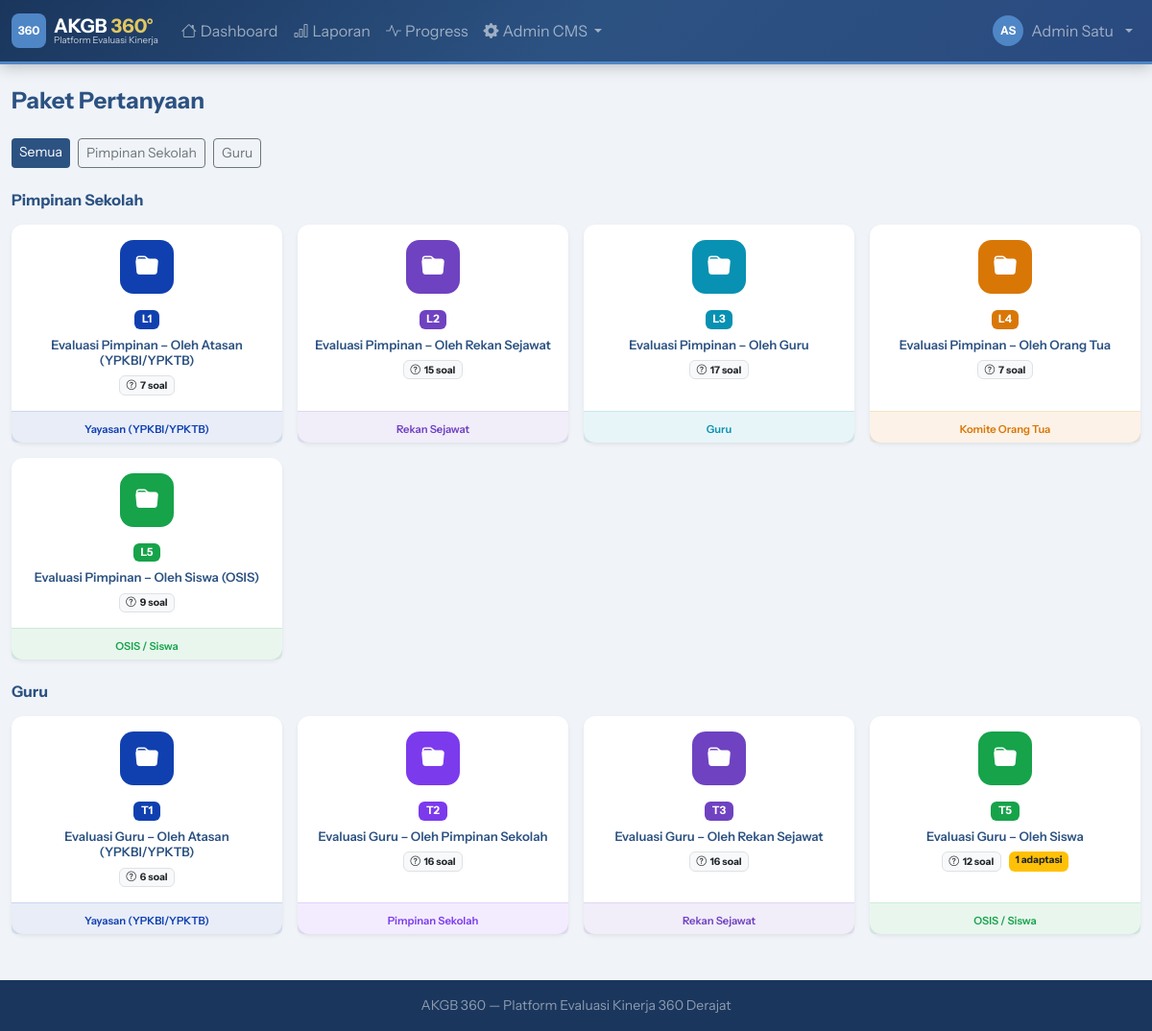
/demo/admin/questions_packages.php (signed in), run on an earlier commit of the app's database.
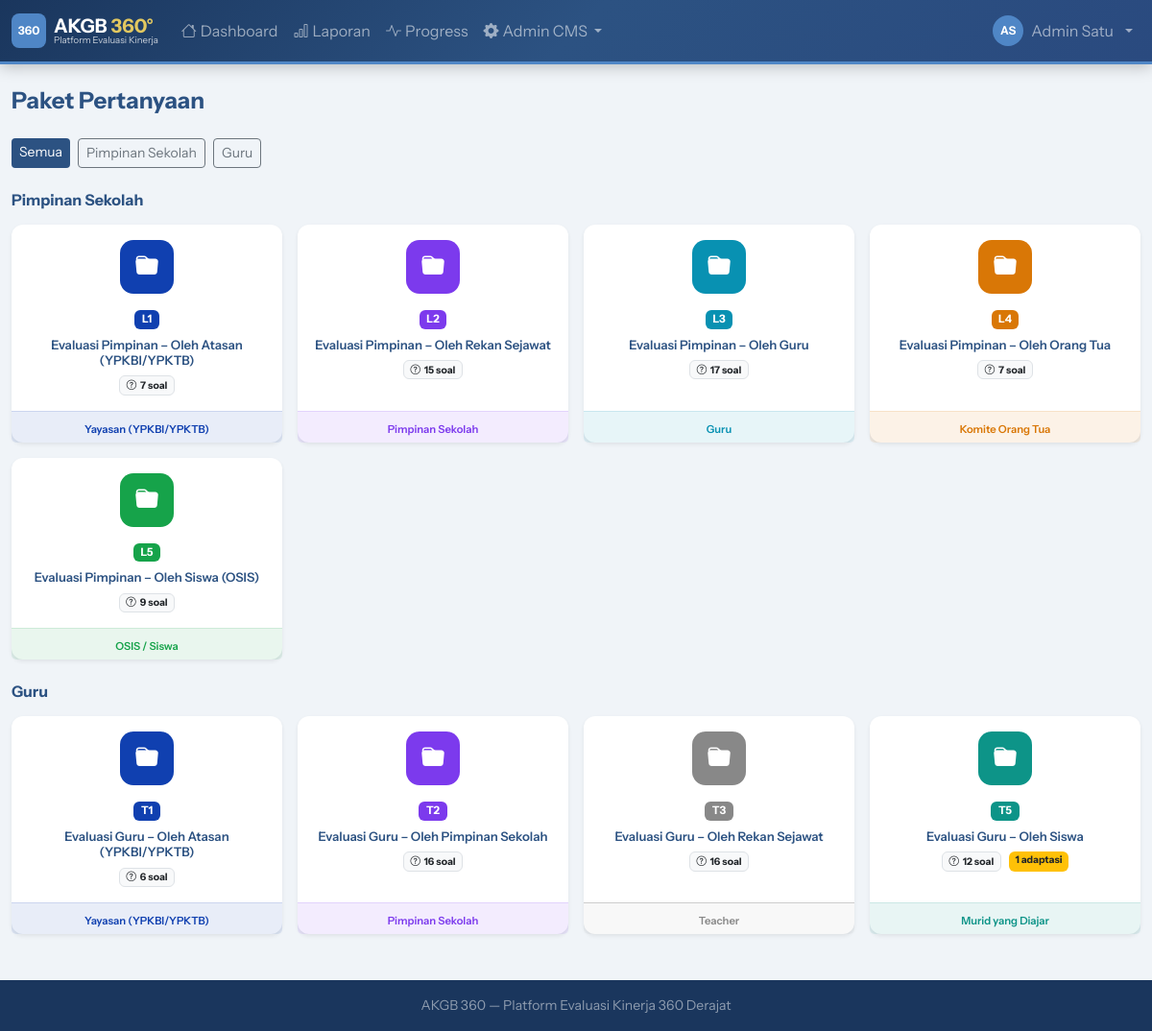
And on a later commit of the database.
### tables this page shows
CREATE TABLE `eval_types` (
  `id` int NOT NULL AUTO_INCREMENT,
  `code` varchar(20) NOT NULL,
  `name` varchar(100) NOT NULL,
  PRIMARY KEY (`id`),
  UNIQUE KEY `code` (`code`)
);

CREATE TABLE `packages` (
  `id` int NOT NULL AUTO_INCREMENT,
  `code` varchar(20) NOT NULL,
  `name` varchar(200) NOT NULL,
  `eval_type_id` int NOT NULL,
  `period_id` int DEFAULT NULL COMMENT 'NULL = template global, ada nilai = terikat periode',
  `respondent_type` varchar(50) NOT NULL,
  `description` text,
  `is_self_reflection` tinyint(1) DEFAULT '0',
  PRIMARY KEY (`id`),
  KEY `eval_type_id` (`eval_type_id`),
  KEY `period_id` (`period_id`),
  CONSTRAINT `packages_ibfk_1` FOREIGN KEY (`eval_type_id`) REFERENCES `eval_types` (`id`),
  CONSTRAINT `packages_ibfk_2` FOREIGN KEY (`period_id`) REFERENCES `eval_periods` (`id`) ON DELETE SET NULL
);

### public_html/demo/includes/db.php (called while the page is built, shortened)
<?php
class Database {
    private static ?PDO $instance = null;
    public static function getInstance(): PDO {
        if (self::$instance === null) {
            $dsn = "mysql:host=" . DB_HOST . ";dbname=" . DB_NAME . ";charset=" . DB_CHARSET;
            $options = [
                PDO::ATTR_ERRMODE            => PDO::ERRMODE_EXCEPTION,
                PDO::ATTR_DEFAULT_FETCH_MODE => PDO::FETCH_ASSOC,
                PDO::ATTR_EMULATE_PREPARES   => false,
            ];
            try {
                self::$instance = new PDO($dsn, DB_USER, DB_PASS, $options);
            } catch (PDOException $e) {
                die(json_encode(['error' => 'Database connection failed: ' . $e->getMessage()]));
            }
        }
        return self::$instance;
    }
    public static function query(string $sql, array $params = []): PDOStatement {
        $stmt = self::getInstance()->prepare($sql);
        $stmt->execute($params);
        return $stmt;
    }
    public static function fetchAll(string $sql, array $params = []): array {
        return self::query($sql, $params)->fetchAll();
    }
    public static function fetchOne(string $sql, array $params = []): ?array {
        $row = self::query($sql, $params)->fetch();
        return $row ?: null;
    }
}

### public_html/demo/includes/functions.php (called while the page is built, shortened)
<?php
function h(string $s = ''): string {
    return htmlspecialchars($s, ENT_QUOTES, 'UTF-8');
}

### public_html/demo/admin/questions_packages.php (the view, shortened to what the rows shown need)
<?php
require_once __DIR__ . '/../includes/db.php';
require_once __DIR__ . '/../includes/functions.php';
require_once __DIR__ . '/../includes/layout.php';
$viewPkg  = (int)($_GET['pkg'] ?? 0);
$filterEt = $_GET['et'] ?? '';
$evalTypes = Database::fetchAll("SELECT * FROM eval_types ORDER BY id");
$allPackages = Database::fetchAll("
    SELECT p.*, et.name as et_name, et.code as et_code,
           MAX(pw.weight) as weight,
           COUNT(pq.id) as q_count
    FROM packages p
    JOIN eval_types et ON et.id = p.eval_type_id
    LEFT JOIN package_weights pw ON pw.package_id = p.id
    LEFT JOIN package_questions pq ON pq.package_id = p.id
    WHERE p.period_id IS NULL AND p.is_self_reflection = 0
    GROUP BY p.id, p.code, p.name, p.eval_type_id, p.respondent_type,
             p.description, p.is_self_reflection, et.name, et.code
    ORDER BY et.id, p.id
");
$byEt = [];
foreach ($allPackages as $pkg) {
    $byEt[$pkg['et_code']]['name']     = $pkg['et_name'];
    $byEt[$pkg['et_code']]['packages'][] = $pkg;
}
$pkgDetail = null;
$pkgQuestions = [];
$respColors = [
    'atasan'        => ['bg'=>'#1040B0','label'=>'Yayasan (YPKBI/YPKTB)'],
    'leader'        => ['bg'=>'#7c3aed','label'=>'Pimpinan Sekolah'],
    'peer'          => ['bg'=>'#6f42c1','label'=>'Rekan Sejawat'],
    'guru'          => ['bg'=>'#0891b2','label'=>'Guru'],
    'ortu'          => ['bg'=>'#d97706','label'=>'Komite Orang Tua'],
    'siswa'         => ['bg'=>'#16a34a','label'=>'OSIS / Siswa'],
    'student_class' => ['bg'=>'#0d9488','label'=>'Murid yang Diajar'],
    'self'          => ['bg'=>'#64748b','label'=>'Self Evaluation'],
];
if ($viewPkg && $pkgDetail): ?>
<div class="mb-3">
  <a href="<?= APP_URL ?>/admin/questions_packages.php?et=<?= urlencode($filterEt) ?>"
     class="btn btn-sm btn-outline-secondary">
    <i class="bi bi-arrow-left me-1"></i>Kembali ke Daftar Paket
  </a>
</div>
<?= showFlash() ?>
<div class="card mb-3">
  <div class="card-body py-3 d-flex align-items-center gap-3">
    <?php
    $rc = $respColors[$pkgDetail['respondent_type']] ?? ['bg'=>'#888','label'=>$pkgDetail['respondent_type']];
    ?>
    <div style="width:52px;height:52px;border-radius:12px;background:<?= $rc['bg'] ?>;display:flex;align-items:center;justify-content:center;color:white;font-size:1.2rem;font-weight:700;flex-shrink:0">
      <?= strtoupper(substr($pkgDetail['code'],0,2)) ?>
    </div>
    <div class="flex-grow-1">
      <h6 class="fw-bold text-navy mb-0"><?= h($pkgDetail['name']) ?></h6>
      <div class="d-flex gap-2 mt-1 flex-wrap">
        <span class="badge" style="background:<?= $rc['bg'] ?>;font-size:.7rem"><?= $rc['label'] ?></span>
        <span class="badge bg-secondary" style="font-size:.7rem"><?= $pkgDetail['et_name'] ?></span>
        <span class="badge bg-light text-dark border" style="font-size:.7rem">
          <?= count($pkgQuestions) > 0 ? array_sum(array_map(fn($d)=>count($d['items']),$pkgQuestions)) : 0 ?> soal
        </span>
      </div>
    </div>
  </div>
</div>
<?php $qNum = 0; foreach ($pkgQuestions as $dCode => $domain): ?>
<div class="card mb-3">
  <div class="card-header py-2 d-flex align-items-center gap-2" style="background:#f0f4fb">
    <span class="badge badge-navy"><?= h($domain['code']) ?></span>
    <strong class="text-navy small"><?= h($domain['name']) ?></strong>
  </div>
  <div class="card-body p-0">
    <?php foreach ($domain['items'] as $q):
      $qNum++;
      $activeId  = $q['question_id_text_override'] ?: $q['master_id'];
      $activeEn  = $q['question_en_text_override'] ?: $q['master_en'];
      $isOverride = !empty($q['question_id_text_override']);
    ?>
    <div class="border-bottom px-3 py-3">
      <div class="row align-items-start">
        <div class="col-md-9">
          <div class="d-flex align-items-center gap-2 mb-2">
            <span class="badge badge-navy" style="min-width:26px"><?= $qNum ?></span>
            <span class="small fw-semibold text-muted"><?= h($q['s_name']) ?></span>
            <?php if ($isOverride): ?>
            <span class="badge bg-warning text-dark" style="font-size:.65rem">Adaptasi Paket</span>
            <?php else: ?>
            <span class="badge bg-light text-muted border" style="font-size:.65rem">Pakai Master</span>
            <?php endif; ?>
          </div>
          <p class="mb-1 small" style="line-height:1.6">
            <?= str_replace('[Nama]','<span class="badge" style="background:#001f3e;color:#ffc901">[Nama]</span>',h($activeId)) ?>
          </p>
          <?php if ($activeEn): ?>
          <p class="mb-0 text-muted" style="font-size:.8rem;font-style:italic">
            <?= str_replace('[Name]','<span class="badge" style="background:#001f3e;color:#ffc901">[Name]</span>',h($activeEn)) ?>
          </p>
          <?php endif; ?>
        </div>
        <div class="col-md-3 text-md-end mt-2 mt-md-0">
          <button class="btn btn-sm btn-outline-primary"
            data-bs-toggle="modal" data-bs-target="#editPQ<?= $q['pq_id'] ?>">
            <i class="bi bi-pencil me-1"></i>Edit Teks
          </button>
        </div>
      </div>
    </div>
    <div class="modal fade" id="editPQ<?= $q['pq_id'] ?>" tabindex="-1">
      <div class="modal-dialog modal-lg">
        <div class="modal-content">
          <div class="modal-header" style="background:var(--ktb-navy);color:white">
            <h6 class="modal-title">Edit Teks Paket — <?= h($q['s_name']) ?></h6>
            <button type="button" class="btn-close btn-close-white" data-bs-dismiss="modal"></button>
          </div>
          <form method="POST">
            <input type="hidden" name="action" value="save_pkg_question">
            <input type="hidden" name="pq_id" value="<?= $q['pq_id'] ?>">
            <div class="modal-body">
              <div class="alert alert-light border small mb-3">
                <strong>Master:</strong> <?= h($q['master_id'] ?: '(belum diisi)') ?>
              </div>
              <p class="text-muted small">Kosongkan untuk kembali ke teks master.</p>
              <div class="mb-3">
                <label class="form-label fw-semibold">🇮🇩 Adaptasi Bahasa Indonesia</label>
                <textarea name="text_id" class="form-control" rows="4"
                  style="line-height:1.7"
                  placeholder="Kosongkan = pakai master..."><?= h($q['question_id_text_override']??'') ?></textarea>
              </div>
              <div>
                <label class="form-label fw-semibold">🇬🇧 Adaptasi English</label>
                <textarea name="text_en" class="form-control" rows="4"
                  style="font-style:italic;line-height:1.7"
                  placeholder="Leave empty = use master..."><?= h($q['question_en_text_override']??'') ?></textarea>
              </div>
            </div>
            <div class="modal-footer">
              <button type="button" class="btn btn-outline-secondary" data-bs-dismiss="modal">Batal</button>
              <button type="submit" class="btn btn-navy">
                <i class="bi bi-save me-1"></i>Simpan
              </button>
            </div>
          </form>
        </div>
      </div>
    </div>
    <?php endforeach; ?>
  </div>
</div>
<?php endforeach; ?>
<?php
else: ?>
<div class="d-flex gap-2 mb-4 flex-wrap">
  <a href="?et=" class="btn btn-sm <?= !$filterEt?'btn-navy':'btn-outline-secondary' ?>">Semua</a>
  <?php foreach ($evalTypes as $et): ?>
  <a href="?et=<?= urlencode($et['code']) ?>"
     class="btn btn-sm <?= $filterEt===$et['code']?'btn-navy':'btn-outline-secondary' ?>">
    <?= h($et['name']) ?>
  </a>
  <?php endforeach; ?>
</div>
<?php foreach ($byEt as $etCode => $etGroup):
?>
<h6 class="fw-bold text-navy mb-3"><?= h($etGroup['name']) ?></h6>
<div class="row g-3 mb-4">
  <?php foreach ($etGroup['packages'] as $pkg):
    $rc = $respColors[$pkg['respondent_type']] ?? ['bg'=>'#888','label'=>ucfirst($pkg['respondent_type'])];
    $overrideCount = Database::fetchOne("
        SELECT COUNT(*) c FROM package_questions
        WHERE package_id=? AND question_id_text_override IS NOT NULL AND question_id_text_override != ''
    ", [$pkg['id']])['c'];
  ?>
  <div class="col-6 col-md-4 col-lg-3">
    <a href="?pkg=<?= $pkg['id'] ?>&et=<?= urlencode($etCode) ?>"
       class="text-decoration-none">
      <div class="card h-100 border-0 shadow-sm package-card"
           style="transition:all .2s;cursor:pointer"
           onmouseenter="this.style.transform='translateY(-4px)';this.style.boxShadow='0 8px 24px rgba(0,0,0,.12)'"
           onmouseleave="this.style.transform='';this.style.boxShadow=''">
        <div class="card-body text-center p-3">
          <div style="width:56px;height:56px;border-radius:14px;background:<?= $rc['bg'] ?>;margin:0 auto 12px;display:flex;align-items:center;justify-content:center;font-size:1.5rem">
            <i class="bi bi-folder-fill text-white"></i>
          </div>
          <span class="badge mb-2" style="background:<?= $rc['bg'] ?>;font-size:.72rem">
            <?= h($pkg['code']) ?>
          </span>
          <p class="small fw-semibold text-navy mb-1 lh-sm" style="font-size:.82rem">
            <?= h($pkg['name']) ?>
          </p>
          <div class="d-flex justify-content-center gap-2 mt-2">
            <span class="badge bg-light text-dark border" style="font-size:.65rem">
              <i class="bi bi-question-circle me-1"></i><?= $pkg['q_count'] ?> soal
            </span>
            <?php if ($overrideCount > 0): ?>
            <span class="badge bg-warning text-dark" style="font-size:.65rem">
              <?= $overrideCount ?> adaptasi
            </span>
            <?php endif; ?>
          </div>
        </div>
        <div class="card-footer py-1 text-center"
             style="background:<?= $rc['bg'] ?>18;border-top:1px solid <?= $rc['bg'] ?>22">
          <small style="color:<?= $rc['bg'] ?>;font-weight:600;font-size:.7rem">
            <?= $rc['label'] ?>
          </small>
        </div>
      </div>
    </a>
  </div>
  <?php endforeach; ?>
</div>
<?php endforeach; ?>
<?php endif; ?>

What changed in the data, as far as the page shows it:
changed packages "Evaluasi Pimpinan – Oleh Rekan Sejawat": respondent_type "Rekan Sejawat" → "Pimpinan Sekolah"
changed packages "Evaluasi Guru – Oleh Rekan Sejawat": respondent_type "Rekan Sejawat" → "Teacher"
changed packages "Evaluasi Guru – Oleh Siswa": respondent_type "OSIS / Siswa" → "Murid yang Diajar"
